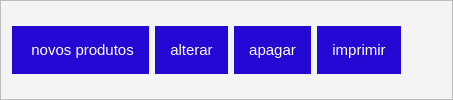
          <widget class="QFrame" name="frame">
           <property name="styleSheet">
            <string notr="true">QFrame{
	background-color: rgb(244, 244, 244);
}
QPushButton{
text-transform: uppercase;
	text-align:center;
	color:#fff;
	border:0px;
	
	font-size:15px;
	cursor: pointer;
	background-color:#2408D4;
padding:15px 15px;
}
QPushButton:hover{
background-color:#3668ff;
}


</string>
           </property>
           <property name="frameShape">
            <enum>QFrame::StyledPanel</enum>
           </property>
           <property name="frameShadow">
            <enum>QFrame::Raised</enum>
           </property>
           <layout class="QHBoxLayout" name="horizontalLayout_5">
            <item>
             <widget class="QPushButton" name="bt_novo_procuto">
              <property name="minimumSize">
               <size>
                <width>0</width>
                <height>30</height>
               </size>
              </property>
              <property name="focusPolicy">
               <enum>Qt::NoFocus</enum>
              </property>
              <property name="text">
               <string> novos produtos</string>
              </property>
              <property name="icon">
               <iconset resource="../assets/file.qrc">
                <normaloff>:/telainicial/telainicial/cadastrosgeral.png</normaloff>:/telainicial/telainicial/cadastrosgeral.png</iconset>
              </property>
              <property name="iconSize">
               <size>
                <width>40</width>
                <height>40</height>
               </size>
              </property>
             </widget>
            </item>
            <item>
             <widget class="QPushButton" name="bt_altera">
              <property name="minimumSize">
               <size>
                <width>0</width>
                <height>30</height>
               </size>
              </property>
              <property name="focusPolicy">
               <enum>Qt::NoFocus</enum>
              </property>
              <property name="text">
               <string>alterar</string>
              </property>
              <property name="icon">
               <iconset resource="../assets/file.qrc">
                <normaloff>:/telainicial/telainicial/edita.png</normaloff>:/telainicial/telainicial/edita.png</iconset>
              </property>
              <property name="iconSize">
               <size>
                <width>40</width>
                <height>40</height>
               </size>
              </property>
             </widget>
            </item>
            <item>
             <widget class="QPushButton" name="bt_apagar">
              <property name="minimumSize">
               <size>
                <width>0</width>
                <height>30</height>
               </size>
              </property>
              <property name="focusPolicy">
               <enum>Qt::NoFocus</enum>
              </property>
              <property name="text">
               <string>apagar</string>
              </property>
              <property name="icon">
               <iconset resource="../assets/file.qrc">
                <normaloff>:/telainicial/telainicial/apagar.ico</normaloff>:/telainicial/telainicial/apagar.ico</iconset>
              </property>
              <property name="iconSize">
               <size>
                <width>40</width>
                <height>40</height>
               </size>
              </property>
             </widget>
            </item>
            <item>
             <widget class="QPushButton" name="bt_imprimir">
              <property name="focusPolicy">
               <enum>Qt::NoFocus</enum>
              </property>
              <property name="text">
               <string>imprimir</string>
              </property>
              <property name="icon">
               <iconset resource="../assets/file.qrc">
                <normaloff>:/telainicial/telainicial/impressao.png</normaloff>:/telainicial/telainicial/impressao.png</iconset>
              </property>
              <property name="iconSize">
               <size>
                <width>40</width>
                <height>40</height>
               </size>
              </property>
             </widget>
            </item>
            <item>
             <spacer name="horizontalSpacer_4">
              <property name="orientation">
               <enum>Qt::Horizontal</enum>
              </property>
              <property name="sizeHint" stdset="0">
               <size>
                <width>40</width>
                <height>20</height>
               </size>
              </property>
             </spacer>
            </item>
           </layout>
          </widget>
